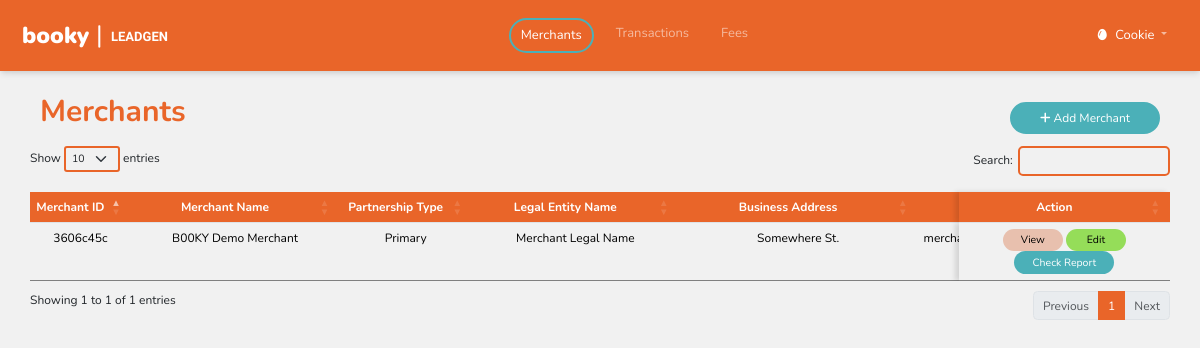
The page /merchant/ (signed in) on the database as committed earlier.
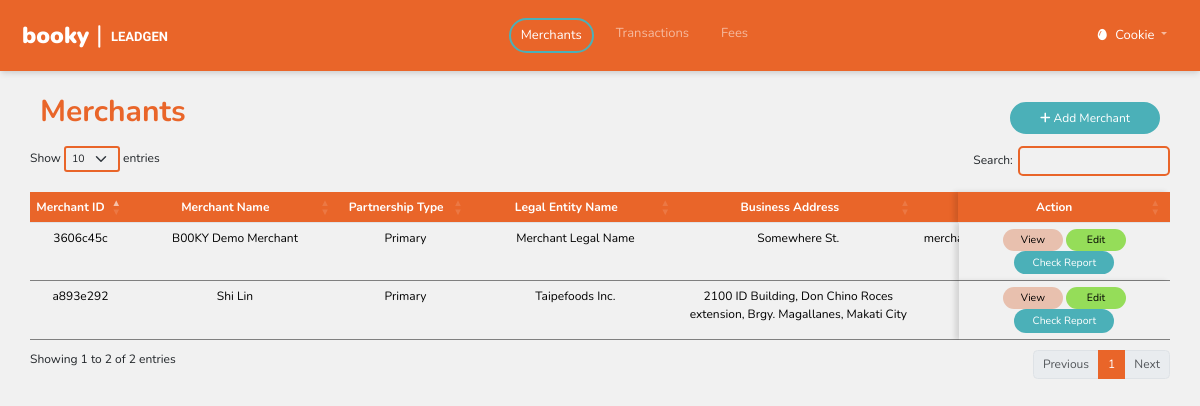
The same page on the database as committed later.
### tables this page shows
CREATE TABLE `merchant` (
  `merchant_id` varchar(36) NOT NULL,
  `merchant_name` varchar(255) NOT NULL,
  `merchant_partnership_type` enum('Primary','Secondary') DEFAULT NULL,
  `legal_entity_name` varchar(255) DEFAULT NULL,
  `business_address` text DEFAULT NULL,
  `email_address` text NOT NULL,
  `created_at` timestamp NOT NULL DEFAULT current_timestamp(),
  `updated_at` timestamp NOT NULL DEFAULT current_timestamp()
);

### merchant/index.php (the view, shortened to what this page needs)
<?php
include_once ("../header.php");
function displayMerchant()
{
  global $conn, $type;
  $sql = "SELECT * FROM merchant";
  $result = $conn->query($sql);
  if ($result->num_rows > 0) {
    while ($row = $result->fetch_assoc()) {
      $shortMerchantId = substr($row['merchant_id'], 0, 8);
      echo "<tr data-uuid='" . htmlspecialchars($row['merchant_id']) . "' data-partnership-type='" . strtolower($row['merchant_partnership_type']) . "'>";
      echo "<td style='text-align:center;width:6%;'>" . $shortMerchantId . "</td>";
      echo "<td style='text-align:center;width:13%;'>" . htmlspecialchars($row['merchant_name']) . "</td>";
      echo "<td style='text-align:center;width:8%;' class='partnership-type'>" . htmlspecialchars($row['merchant_partnership_type']) . "</td>";
      echo "<td style='text-align:center;width:13%;'>" . htmlspecialchars($row['legal_entity_name']) . "</td>";
      echo "<td style='text-align:center;width:15%;'>" . htmlspecialchars($row['business_address']) . "</td>";
      echo "<td style='text-align:center;width:30%;'>" . htmlspecialchars($row['email_address']) . "</td>";
      echo "<td style='text-align:center;width:13%;'>";
      $escapedMerchantName = htmlspecialchars($row['merchant_name'], ENT_QUOTES, 'UTF-8');
      if ($type !== 'User') {
        echo "<button class='btn btn-success btn-sm' style='border:none; border-radius:20px;width:60px;background-color:#E8C0AE;color:black;' onclick='viewMerchant(\"" . htmlspecialchars($row['merchant_id'], ENT_QUOTES, 'UTF-8') . "\", \"" . $escapedMerchantName . "\")'>View</button> ";
        echo "<button class='btn btn-success btn-sm' style='border:none; border-radius:20px;width:60px;background-color:#95DD59;color:black;' onclick='editMerchant(\"" . htmlspecialchars($row['merchant_id'], ENT_QUOTES, 'UTF-8') . "\")'>Edit</button> ";
      } else {
        echo "<button class='btn btn-success btn-sm' style='border:none; border-radius:20px;width:60px;background-color:#E8C0AE;color:black;' onclick='viewMerchant(\"" . htmlspecialchars($row['merchant_id'], ENT_QUOTES, 'UTF-8') . "\", \"" . $escapedMerchantName . "\")'>View</button> ";
      }
      echo "<button class='btn btn-success btn-sm' style='border:none; border-radius:20px;width:100px;background-color:#4BB0B8;color:#fff;padding:4px;' onclick='checkReport(\"" . htmlspecialchars($row['merchant_id'], ENT_QUOTES, 'UTF-8') . "\", \"" . $escapedMerchantName . "\"  )'>Check Report</button> ";
      echo "</td>";
      echo "</tr>";
    }
  }
}
?>
<!DOCTYPE html>
<html lang="en">
<head>
  <link href="https://cdn.jsdelivr.net/npm/bootstrap@5.3.3/dist/css/bootstrap.min.css" rel="stylesheet"
>
  <link rel='stylesheet' href='https://cdn.datatables.net/1.13.5/css/dataTables.bootstrap5.min.css'>
  <link rel='stylesheet' href='https://cdnjs.cloudflare.com/ajax/libs/font-awesome/4.6.3/css/font-awesome.min.css'>
  <link rel="stylesheet" href="../style.css">
</head>
<body>
  <div class="cont-box">
    <div class="custom-box pt-4">
      <div class="sub" style="text-align:left;">
        <div class="add-btns">
          <p class="title">Merchants</p>
          <a href="upload.php"><button type="button" class="btn btn-warning add-merchant"><i
                class="fa-solid fa-plus"></i> Add Merchant</button></a>
        </div>
        <div class="content" style="width:95%;margin-left:auto;margin-right:auto;">
          <table id="example" class="table bord" style="width:150%;height:auto;">
            <thead>
              <tr>
                <th>Merchant ID</th>
                <th>Merchant Name</th>
                <th>Partnership Type</th>
                <th>Legal Entity Name</th>
                <th>Business Address</th>
                <th>Email Address</th>
                <th style="width:160px;">Action</th>
              </tr>
            </thead>
            <tbody id="dynamicTableBody">
              <?php displayMerchant(); ?>
            </tbody>
          </table>
        </div>
      </div>
    </div>
    <div id="alertContainer"></div>
</body>
</html>

Rows that differ between the two databases and show on the page:
added merchant: merchant_id "a893e292", merchant_name "Shi Lin", merchant_partnership_type "Primary", legal_entity_name "Taipefoods Inc.", business_address "2100 ID Building, Don Chino Roces extension, Brgy. Magallanes, Makati City"
Other text that changed with them:
text written by a page script: "Show entries Search: Showing 1 to 1 of 1 entries Previous 1 Next" → "Show entries Search: Showing 1 to 2 of 2 entries Previous 1 Next"
